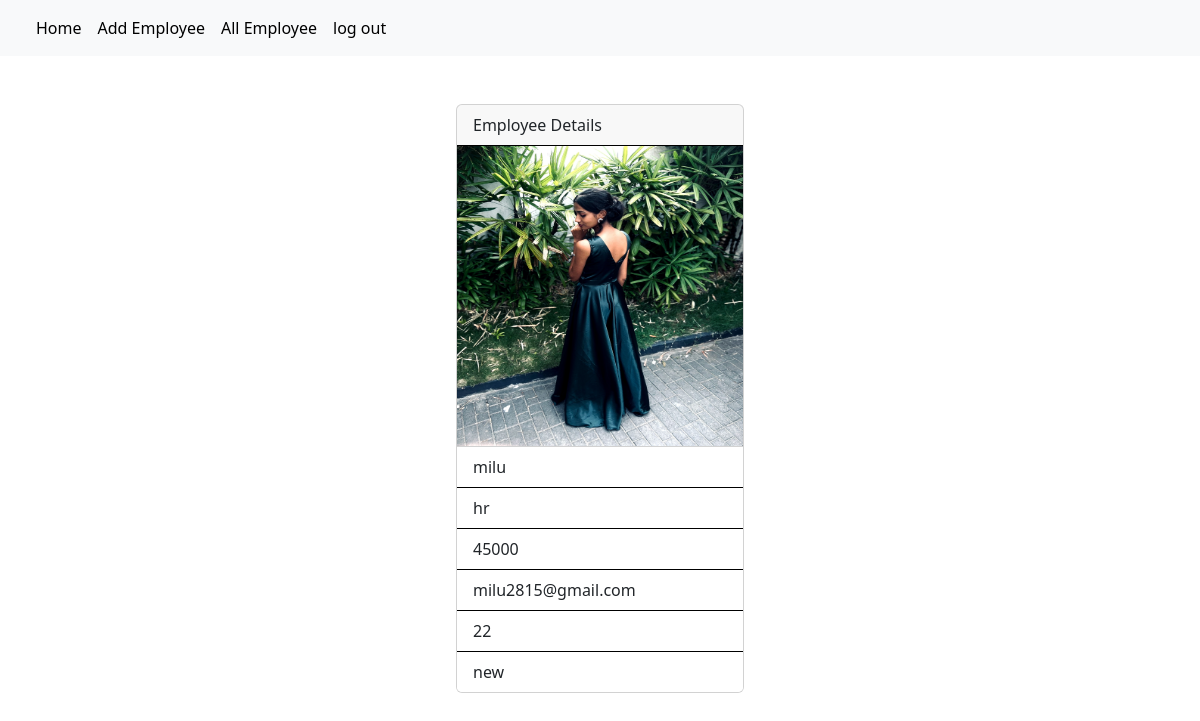
/employees/2 (signed in), run on the app's committed database.
### crm/models.py (models this page shows, shortened)
class Employees(models.Model):
    name=models.CharField(max_length=200)
    department=models.CharField(max_length=200)
    salary=models.PositiveIntegerField()
    email=models.EmailField(unique=True)
    age=models.PositiveBigIntegerField()
    contact=models.CharField(null=True,max_length=200)
    profile_pic=models.ImageField(upload_to="images",null=True,blank=True)
    dob=models.DateField(null=True,blank=True)

### crm/views.py (the view)
# urls.py: path("employees/<int:pk>",views.EmployeeDetailView.as_view(),name="emp-details"),
@method_decorator(signin_required,name="dispatch")
class EmployeeDetailView(View):
    def get(self,request,*args,**kwargs):
        id=kwargs.get("pk")
        qs=Employees.objects.get(id=id)
        return render(request,"emp_detail.html",{"data":qs})

### crm/views.py (called while the page is built)
def signin_required(fn):
    def wrapper(request,*args,**kwargs):
        if not request.user.is_authenticated:
            messages.error(request,"invalid session")
            return redirect("signin")
        else:
            return fn(request,*args,**kwargs)
    return wrapper

### crm/templates/emp_detail.html
{%extends 'base.html'%}
{%block body_block%}
<div class="container mt-5 d-flex justify-content-center">
  <div><div class="card" style="width: 18rem; ">
     <div class="card-header border-black ">
       Employee Details
     </div>
     <div>
      {%if data.profile_pic%}
      <img src="{{data.profile_pic.url}}" alt="" width="100%" height="300px">
      {%endif%}
     </div>
     <ul class="list-group list-group-flush">
       <li class="list-group-item border-black">{{data.name}}</li>
       <li class="list-group-item border-black">{{data.department}}</li>
       <li class="list-group-item border-black">{{data.salary}}</li>
       <li class="list-group-item border-black">{{data.email}}</li>
       <li class="list-group-item border-black">{{data.age}}</li>
       <li class="list-group-item border-black">{{data.contact}}</li>
     </ul>
   </div></div>
</div>
{%endblock%}

### data on the page
Employees: profile_pic (picture), name "milu", department "hr", salary "45000", email "milu2815@gmail.com", age "22", contact "new"
